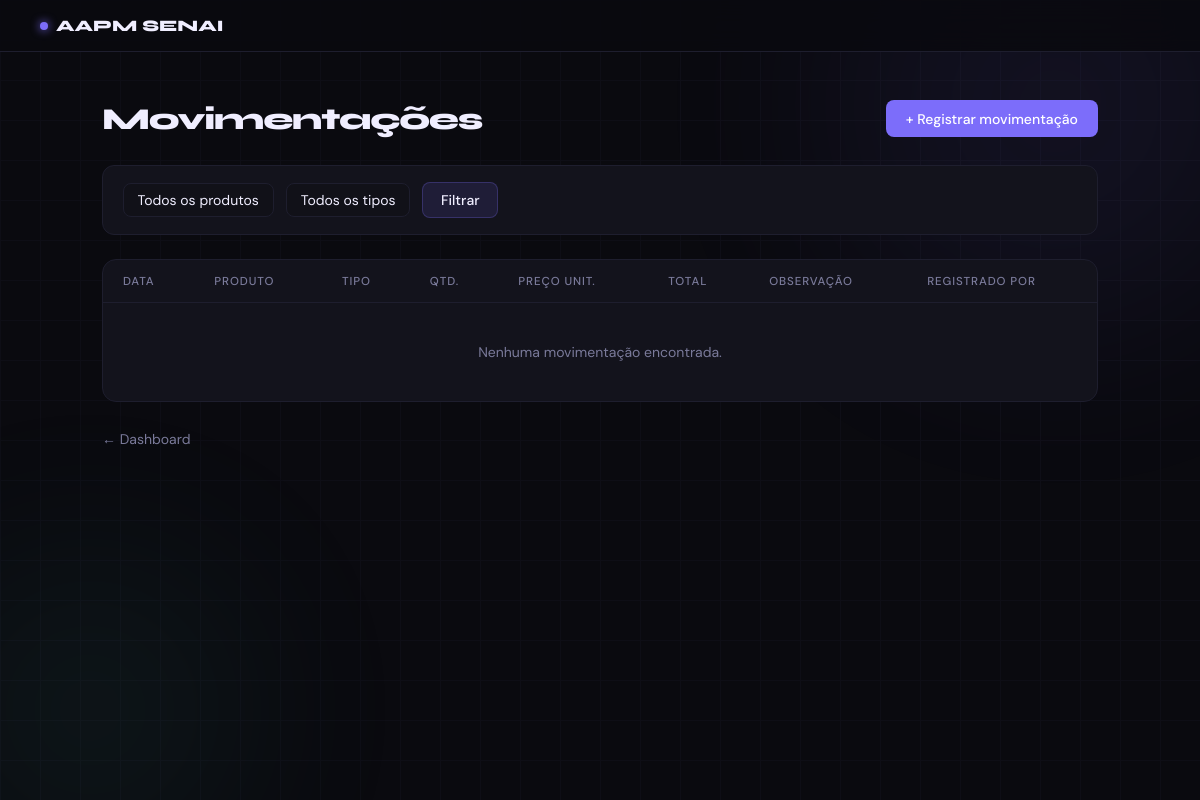
The page /movimentacoes/ (signed in) on the database as committed earlier.
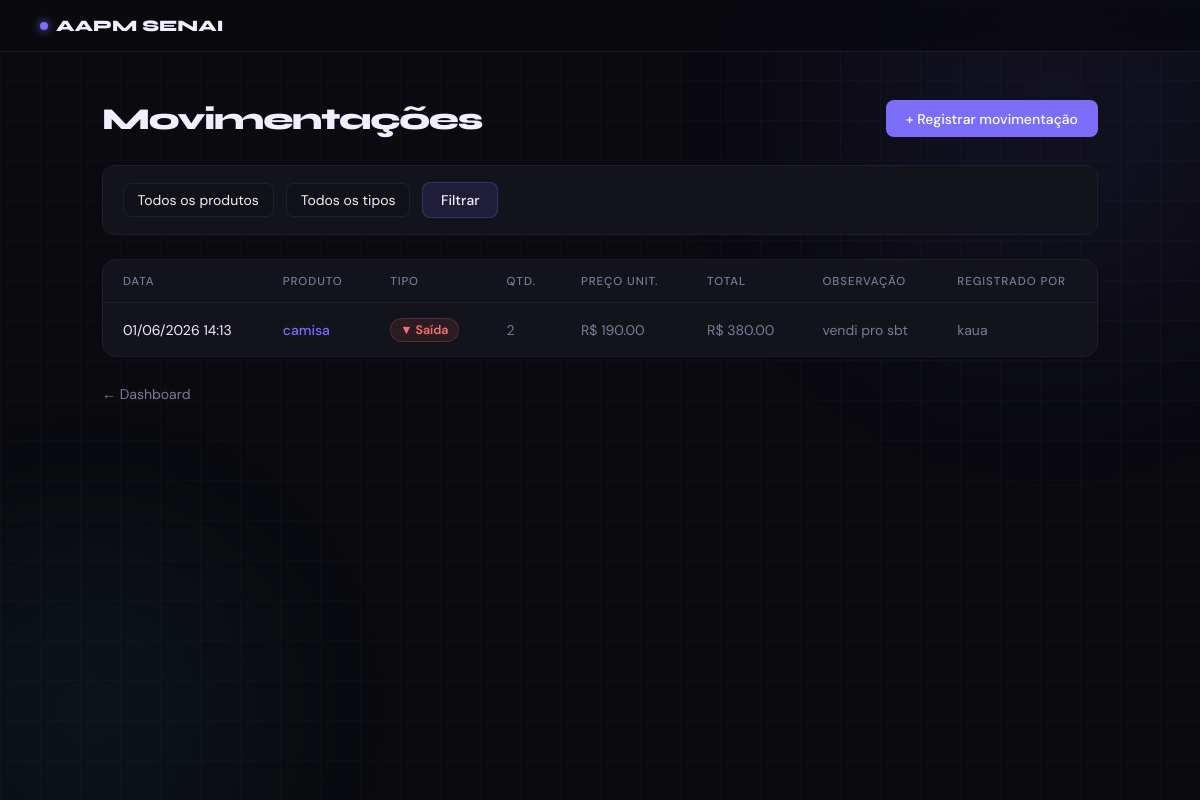
The same page on the database as committed later.
### app/models/movimentacao.py (models this page shows, shortened)
class Movimentacao(Base):
    __tablename__ = "movimentacoes"
    id = Column(Integer, primary_key=True, autoincrement=True, index=True)
    tipo = Column(Enum(Tipo_de_movimentacao), nullable=False)
    quantidade = Column(Integer, nullable=False)
    preco_unitario = Column(Float, nullable=False, default=0.0)
    observacao = Column(String(255), nullable=True)
    criando_em = Column(DateTime, server_default=func.now())
    produto_id = Column(Integer, ForeignKey("produtos.id", ondelete="CASCADE"), nullable=False)
    usuario_id = Column(Integer, ForeignKey("usuarios.id", ondelete="SET NULL"), nullable=False)
    produto = relationship("Produto", backref="movimentacoes")
    usuario = relationship("Usuario", backref="movimentacoes")

### app/models/produto.py (models this page shows, shortened)
class Produto(Base):
    __tablename__ = "produtos"
    id = Column(Integer, primary_key=True, autoincrement=True, index=True)
    nome = Column(String(167), nullable=False, index=True)
    preco = Column(Float, nullable=False, default=0.0)
    estoque_atual = Column(Integer, nullable=False, default=0)
    ativo = Column(Boolean, default=True)
    imagem_path = Column(String(255), nullable=True)
    categoria_id = Column(Integer, ForeignKey("categorias.id", ondelete="SET NULL"), nullable=True)
    categoria = relationship("Categoria", back_populates="produtos")

### app/models/usuario.py (models this page shows)
class Usuario(Base):
    __tablename__ = "usuarios"
    id = Column(Integer, primary_key=True, autoincrement=True)
    nome = Column(String(167), nullable=False)
    email = Column(String(167), unique=True, index=True, nullable=False)
    senha_hash = Column(String(255), nullable=False)
    role = Column(String(20), nullable=False, default="operador")
    ativo = Column(Boolean, default=True)
    criado_em = Column(DateTime, server_default=func.now())

### app/controllers/movimentacao_controller.py (the view)
@router.get("/")
def listar_movimentacoes(
    request: Request,
    produto_id: int = 0,     # filtra por produto específico
    tipo: str = "",          # "entrada" ou "saida"
    db: Session = Depends(get_db),
    admin = Depends(get_admin)
):
    query = db.query(Movimentacao).order_by(Movimentacao.criando_em.desc())
    if produto_id:
        query = query.filter(Movimentacao.produto_id == produto_id)
    if tipo in ("entrada", "saida", "cancelamento", "ajuste"):
        query = query.filter(Movimentacao.tipo == tipo)
    movimentacoes = query.limit(200).all()  # limita para não sobrecarregar
    produtos      = db.query(Produto).filter(Produto.ativo == True).all()
    return templates.TemplateResponse(
        request,
        "movimentacoes/index.html",
        {
            "request":        request,
            "usuario":        admin,
            "movimentacoes":  movimentacoes,
            "produtos":       produtos,
            "produto_id":     produto_id,
            "tipo":           tipo,
        }
    )

### app/templates/movimentacoes/index.html (shortened to what this page needs)
<!DOCTYPE html>
<html lang="pt-br">
<head>
</head>
<body>
<div class="blob blob-2"></div>
<nav>
  <a href="/" class="nav-logo"><span class="dot"></span>AAPM SENAI</a>
</nav>
<main>
  <div class="page-header">
    <h1>Movimentações</h1>
    <a href="/movimentacoes/nova" class="btn-new">+ Registrar movimentação</a>
  </div>
  <form method="get" action="/movimentacoes" class="filters">
    <select name="produto_id">
      <option value="0">Todos os produtos</option>
    </select>
    <select name="tipo">
      <option value="">Todos os tipos</option>
    </select>
    <button type="submit" class="btn-filter">Filtrar</button>
  </form>
  <div class="table-wrap">
    <table>
      <thead>
        <tr>
          <th>Data</th>
          <th>Produto</th>
          <th>Tipo</th>
          <th>Qtd.</th>
          <th>Preço unit.</th>
          <th>Total</th>
          <th>Observação</th>
          <th>Registrado por</th>
        </tr>
      </thead>
      <tbody>
        {% for m in movimentacoes %}
        <tr>
          <td>{{ m.criando_em.strftime('%d/%m/%Y %H:%M') }}</td>
          <td>
            <a href="/produtos/{{ m.produto_id }}" class="link-produto">
              {{ m.produto.nome }}
            </a>
          </td>
          <td>
            {% if m.tipo.value == 'entrada' %}
              <span class="badge-entrada">▲ Entrada</span>
            {% else %}
              <span class="badge-saida">▼ Saída</span>
            {% endif %}
          </td>
          <td>{{ m.quantidade }}</td>
          <td>R$ {{ "%.2f"|format(m.preco_unitario) }}</td>
          <td>R$ {{ "%.2f"|format(m.valor_total) }}</td>
          <td>{{ m.observacao or "—" }}</td>
          <td>{{ m.usuario.nome if m.usuario else "—" }}</td>
        </tr>
        {% endfor %}
        {% if not movimentacoes %}
        <tr class="empty-row">
          <td colspan="8">Nenhuma movimentação encontrada.</td>
        </tr>
        {% endif %}
      </tbody>
    </table>
  </div>
  <a href="/" class="back-link">← Dashboard</a>
</main>
</body>
</html>

Rows that differ between the two databases and show on the page:
added Movimentacao: criando_em "01/06/2026 14:13", produto.nome "camisa", tipo "▼ Saída", quantidade "2", preco_unitario "190.00", valor_total "380.00", observacao "vendi pro sbt", usuario "kaua"
Other text that changed with them:
text no longer shown: "Nenhuma movimentação encontrada."
